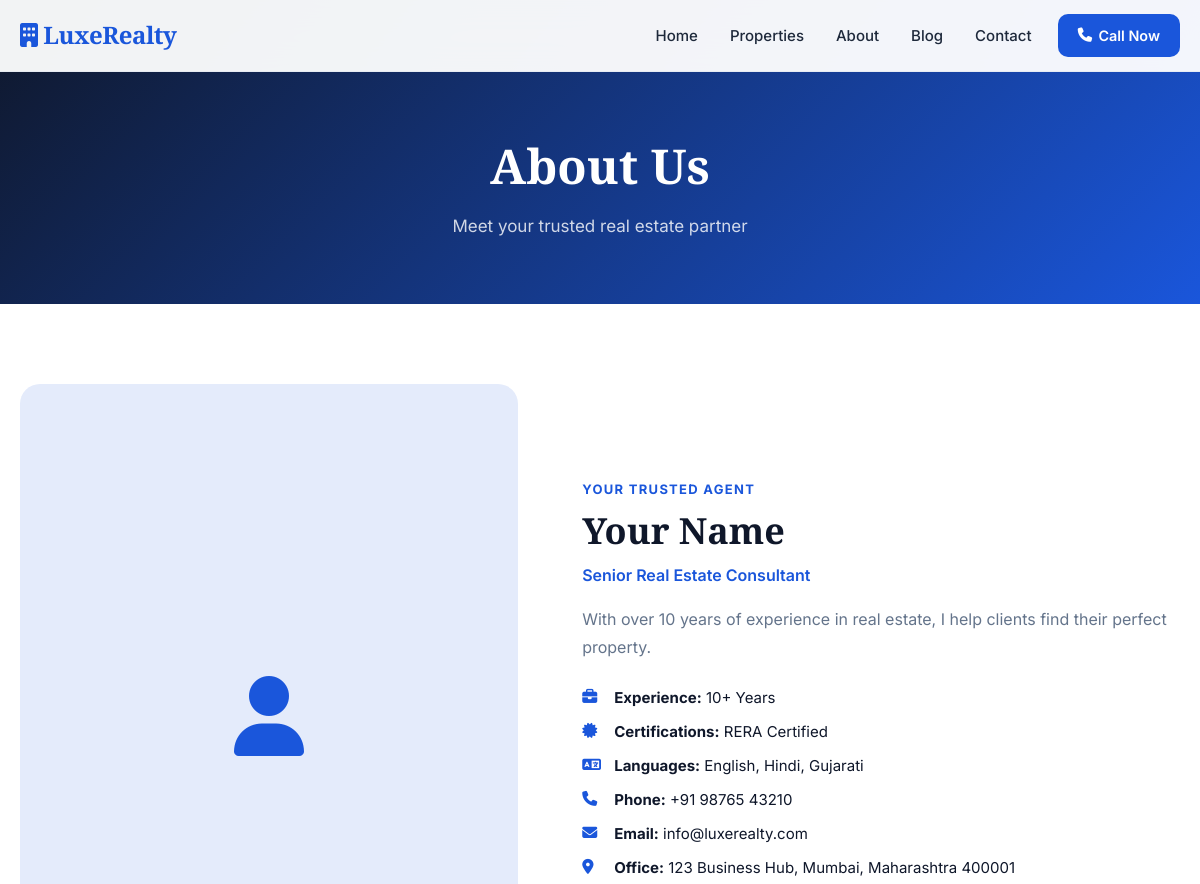
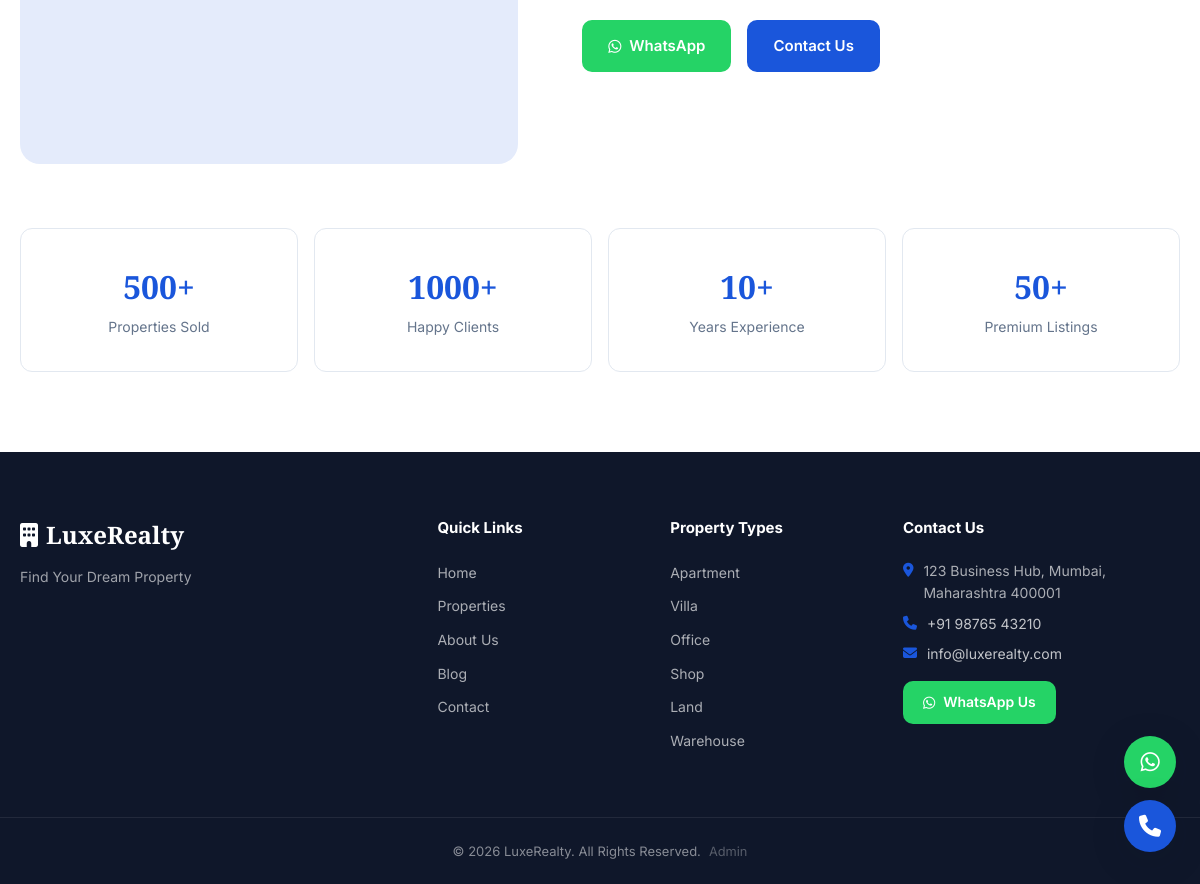
/about, run on the app's committed database (2 pictures, top to bottom).
### models.py (models this page shows, shortened)
class SiteSettings(db.Model):
    __tablename__ = 'site_settings'
    id = db.Column(db.Integer, primary_key=True)
    key = db.Column(db.String(100), unique=True, nullable=False)
    value = db.Column(db.Text, nullable=True)
    updated_at = db.Column(db.DateTime, default=datetime.utcnow, onupdate=datetime.utcnow)

### app.py (the view)
@app.route('/about')
def about():
    track('about')
    return render_template('public/about.html')

### app.py (called while the page is built)
def get_settings():
    rows = SiteSettings.query.all()
    s = dict(SETTING_DEFAULTS)
    for r in rows: s[r.key] = r.value
    return s

@app.context_processor
def inject_globals():
    s = get_settings()
    ext = ExternalLink.query.filter_by(is_active=True).order_by(ExternalLink.sort_order).all()
    return dict(
        settings=s, now=datetime.utcnow(),
        header_links=[l for l in ext if l.link_type=='header_nav'],
        footer_links=[l for l in ext if l.link_type=='footer'],
        social_links=[l for l in ext if l.link_type=='social'],
        csrf_token=generate_csrf,
    )

def track(page):
    try:
        db.session.add(PageVisit(page=page, ip_address=request.remote_addr,
                                  user_agent=(request.user_agent.string or '')[:300]))
        db.session.commit()
    except Exception: pass

### templates/public/about.html (shortened to what this page needs)
{% extends "partials/base.html" %}
{% block content %}
<section class="page-hero">
  <div class="container">
    <h1>About Us</h1>
    <p>Meet your trusted real estate partner</p>
  </div>
</section>
<section class="section about-section">
  <div class="container">
    <div class="about-layout">
      <div class="about-image" data-aos="fade-right">
        {% if settings.agent_photo %}
          <img src="{{ url_for('static', filename='uploads/profiles/' + settings.agent_photo) }}" alt="{{ settings.agent_name }}" class="about-photo">
        {% else %}
          <div class="about-photo-placeholder"><i class="fas fa-user fa-5x"></i></div>
        {% endif %}
      </div>
      <div class="about-content" data-aos="fade-left">
        <span class="section-eyebrow">Your Trusted Agent</span>
        <h2>{{ settings.agent_name }}</h2>
        <p class="agent-title-text">{{ settings.agent_title }}</p>
        <div class="about-bio">{{ settings.agent_bio }}</div>
        <div class="about-details">
          {% if settings.agent_experience %}
          <div class="detail-row"><i class="fas fa-briefcase"></i><span><strong>Experience:</strong> {{ settings.agent_experience }}</span></div>
          {% endif %}
          {% if settings.agent_certifications %}
          <div class="detail-row"><i class="fas fa-certificate"></i><span><strong>Certifications:</strong> {{ settings.agent_certifications }}</span></div>
          {% endif %}
          {% if settings.agent_languages %}
          <div class="detail-row"><i class="fas fa-language"></i><span><strong>Languages:</strong> {{ settings.agent_languages }}</span></div>
          {% endif %}
          <div class="detail-row"><i class="fas fa-phone"></i><span><strong>Phone:</strong> <a href="tel:{{ settings.phone }}">{{ settings.phone }}</a></span></div>
          <div class="detail-row"><i class="fas fa-envelope"></i><span><strong>Email:</strong> <a href="mailto:{{ settings.email }}">{{ settings.email }}</a></span></div>
          <div class="detail-row"><i class="fas fa-map-marker-alt"></i><span><strong>Office:</strong> {{ settings.address }}</span></div>
        </div>
        <div class="about-actions">
          <a href="https://wa.me/{{ settings.agent_whatsapp or settings.whatsapp }}" target="_blank" class="btn btn-whatsapp"><i class="fab fa-whatsapp"></i> WhatsApp</a>
          <a href="{{ url_for('contact') }}" class="btn btn-primary">Contact Us</a>
        </div>
      </div>
    </div>
    <div class="about-stats" data-aos="fade-up">
      <div class="stat-box"><h3>500+</h3><p>Properties Sold</p></div>
      <div class="stat-box"><h3>1000+</h3><p>Happy Clients</p></div>
      <div class="stat-box"><h3>10+</h3><p>Years Experience</p></div>
      <div class="stat-box"><h3>50+</h3><p>Premium Listings</p></div>
    </div>
  </div>
</section>
{% endblock %}

### templates/partials/base.html (shortened to what this page needs)
<!DOCTYPE html>
<html lang="en">
<head>
  <link rel="stylesheet" href="https://cdnjs.cloudflare.com/ajax/libs/font-awesome/6.5.0/css/all.min.css">
  <link rel="stylesheet" href="{{ url_for('static', filename='css/style.css') }}">
</head>
<body>
<nav class="navbar" id="navbar">
  <div class="nav-container">
    <a href="{{ url_for('index') }}" class="nav-logo">
      {% if settings.logo %}
        <img src="{{ url_for('static', filename='uploads/profiles/' + settings.logo) }}" alt="{{ settings.site_name }}" class="logo-img">
      {% else %}
        <span class="logo-text"><i class="fas fa-building"></i> {{ settings.site_name }}</span>
      {% endif %}
    </a>
    <ul class="nav-menu" id="navMenu">
      <li><a href="{{ url_for('index') }}" class="nav-link {% if request.endpoint=='index' %}active{% endif %}">Home</a></li>
      <li><a href="{{ url_for('properties') }}" class="nav-link {% if request.endpoint=='properties' %}active{% endif %}">Properties</a></li>
      <li><a href="{{ url_for('about') }}" class="nav-link {% if request.endpoint=='about' %}active{% endif %}">About</a></li>
      <li><a href="{{ url_for('blog') }}" class="nav-link {% if request.endpoint in ['blog','blog_detail'] %}active{% endif %}">Blog</a></li>
      <li><a href="{{ url_for('contact') }}" class="nav-link {% if request.endpoint=='contact' %}active{% endif %}">Contact</a></li>
      <li class="nav-cta">
        <a href="tel:{{ settings.phone }}" class="btn-call"><i class="fas fa-phone"></i> Call Now</a>
      </li>
    </ul>
  </div>
</nav>
<main>{% block content %}{% endblock %}</main>
<footer class="footer">
  <div class="footer-top">
    <div class="container">
      <div class="footer-grid">
        <div class="footer-col">
          {% if settings.logo %}
            <img src="{{ url_for('static', filename='uploads/profiles/' + settings.logo) }}" alt="{{ settings.site_name }}" class="logo-img-sm">
          {% else %}
            <span class="logo-text-white"><i class="fas fa-building"></i> {{ settings.site_name }}</span>
          {% endif %}
          <p class="footer-desc">{{ settings.tagline }}</p>
        </div>
        <div class="footer-col">
          <h4>Quick Links</h4>
          <ul>
            <li><a href="{{ url_for('index') }}">Home</a></li>
            <li><a href="{{ url_for('properties') }}">Properties</a></li>
            <li><a href="{{ url_for('about') }}">About Us</a></li>
            <li><a href="{{ url_for('blog') }}">Blog</a></li>
            <li><a href="{{ url_for('contact') }}">Contact</a></li>
          </ul>
        </div>
        <div class="footer-col">
          <h4>Property Types</h4>
          <ul>
            {% for pt in ['Apartment','Villa','Office','Shop','Land','Warehouse'] %}
            <li><a href="{{ url_for('properties') }}?type={{ pt }}">{{ pt }}</a></li>
            {% endfor %}
          </ul>
        </div>
        <div class="footer-col">
          <h4>Contact Us</h4>
          <div class="contact-info">
            <p><i class="fas fa-map-marker-alt"></i> {{ settings.address }}</p>
            <p><i class="fas fa-phone"></i> <a href="tel:{{ settings.phone }}">{{ settings.phone }}</a></p>
            <p><i class="fas fa-envelope"></i> <a href="mailto:{{ settings.email }}">{{ settings.email }}</a></p>
          </div>
          <a href="https://wa.me/{{ settings.whatsapp }}" target="_blank" class="whatsapp-btn">
            <i class="fab fa-whatsapp"></i> WhatsApp Us
          </a>
        </div>
      </div>
    </div>
  </div>
  <div class="footer-bottom">
    <div class="container footer-bottom-inner">
      <p>&copy; {{ now.year }} {{ settings.site_name }}. All Rights Reserved.</p>
      <div class="footer-bottom-links">
        <a href="/{{ settings.admin_path or 'admin' }}/login" class="admin-link">Admin</a>
      </div>
    </div>
  </div>
</footer>
<div class="floating-buttons">
  <a href="https://wa.me/{{ settings.whatsapp }}" target="_blank" class="float-btn whatsapp-float" title="WhatsApp">
    <i class="fab fa-whatsapp"></i>
  </a>
  <a href="tel:{{ settings.phone }}" class="float-btn call-float" title="Call Now">
    <i class="fas fa-phone"></i>
  </a>
</div>
</body>
</html>

### data on the page
SiteSettings: site_name "LuxeRealty"
SiteSettings: agent_name "Your Name"
SiteSettings: agent_title "Senior Real Estate Consultant"
SiteSettings: agent_bio "With over 10 years of experience in real estate, I help clients find their perfect property."
SiteSettings: agent_experience "10+ Years"
SiteSettings: agent_certifications "RERA Certified"
SiteSettings: agent_languages "English, Hindi, Gujarati"
SiteSettings: phone "+91 98765 43210"
SiteSettings: email "info@luxerealty.com"
SiteSettings: address "123 Business Hub, Mumbai, Maharashtra 400001"
SiteSettings: tagline "Find Your Dream Property"

### other printed values
{{ pt }} "Apartment" "Villa" "Office" "Shop" "Land" "Warehouse"
